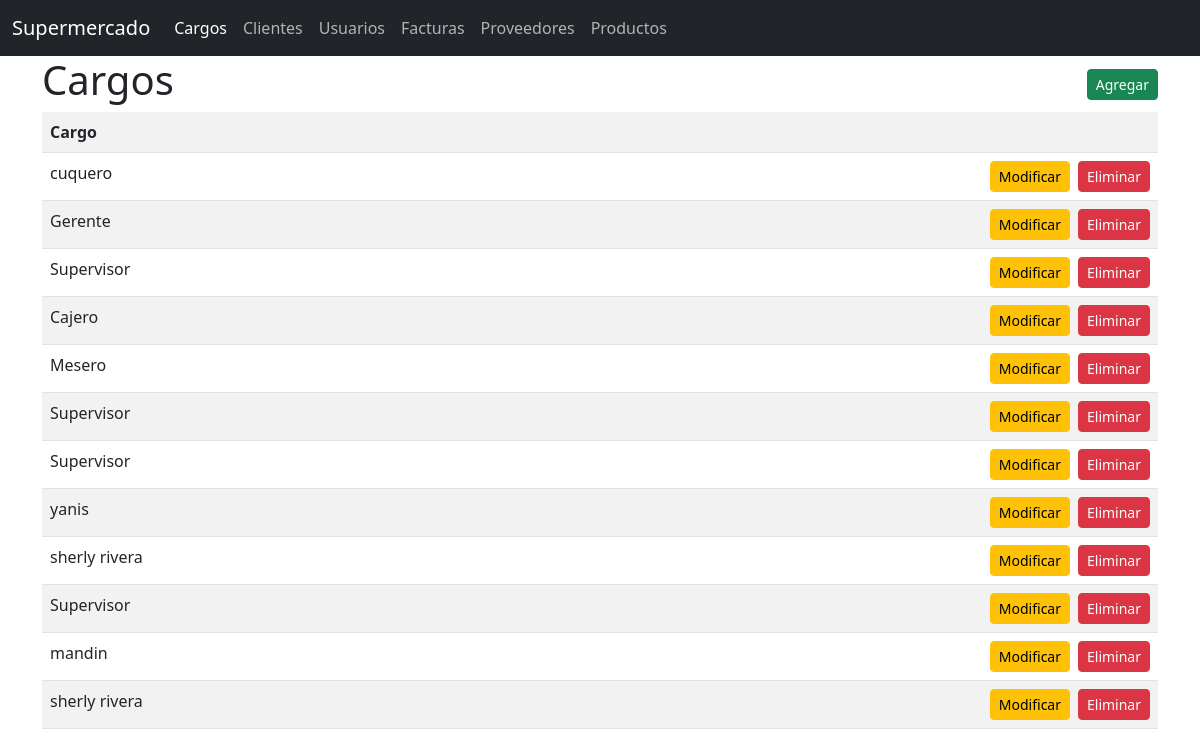
The page /general/cargos/ on the database its author committed.
### General/models.py (models this page shows)
class Cargo(models.Model):
    uuid =  models.UUIDField(primary_key=True, unique=True, default=uuid4)
    name = models.CharField(max_length=100)
    status =  models.BooleanField(default=True)
    createdAt = models.DateTimeField(auto_now_add=True)
    updatedAt = models.DateTimeField(auto_now=True)

### General/views.py (the view)
# urls.py: path('cargos/', ObtenerCargos.as_view(), name='listar_cargos'),
class ObtenerCargos(View):
    def get(self, request):
        cargos = Cargo.objects.all()
        return render(request, 'cargos/listar_cargos.html',{'cargos':cargos})

### General/templates/cargos/listar_cargos.html
{% extends 'base.html' %}
{% block body %}
    <div class="d-flex justify-content-between align-items-center">
        <h1>Cargos</h1>
        <a class="btn btn-success btn-sm" href="{% url 'agregar_cargos' %}">Agregar</a>
    </div>
    <table class="table table-striped ">
        <tr>
            <th>Cargo</th>
            <th></th>
        </tr>
        {% for cargo in cargos %}
        <tr>
            <td>{{cargo.name}}</td>
            <td>
                <div class="gap-2 d-flex justify-content-end">
                    <a href="{% url 'actualizar_cargo' cargo.uuid %}" class="btn btn-warning btn-sm">Modificar</a>
                    <a href="#" class="btn btn-danger btn-sm">Eliminar</a>
                </div>
            </td>
        </tr>
        {% endfor %}
    </table>
{% endblock %}

### General/templates/base.html (shortened to what this page needs)
{% load static  %}
<!DOCTYPE html>
<html lang="en">
<head>
    <link rel="stylesheet" href="/static/css/bootstrap.min.css">
</head>
<body>
    <nav class="navbar navbar-expand-lg  bg-dark" data-bs-theme="dark">
        <div class="container-fluid">
          <a class="navbar-brand" href="#">Supermercado</a>
          <div class="collapse navbar-collapse" id="navbarNav">
            <ul class="navbar-nav">
              <li class="nav-item">
                <a class="nav-link active" aria-current="page" href="{% url 'listar_cargos' %}">Cargos</a>
              </li>
              <li class="nav-item">
                <a class="nav-link" href="{% url 'listar_clientes' %}">Clientes</a>
              </li>
              <li class="nav-item">
                <a class="nav-link" href="{% url 'listar_usuarios' %}">Usuarios</a>
              </li>
              <li class="nav-item">
                <a class="nav-link" href="{% url 'listar_facturas' %}">Facturas</a>
              </li>
              <li class="nav-item">
                <a class="nav-link" href="{% url 'listar_proveedores' %}">Proveedores</a>
              </li>
              <li class="nav-item">
                <a class="nav-link" href="{% url 'listar_productos' %}">Productos</a>
              </li>
            </ul>
          </div>
        </div>
      </nav>
    <div class="container">
        {% block body %}
        {% endblock %}
    </div>
</body>
</html>

### rows shown on the page
Cargo: name "cuquero"
Cargo: name "Gerente"
Cargo: name "Supervisor"
Cargo: name "Cajero"
Cargo: name "Mesero"
Cargo: name "Supervisor"
Cargo: name "Supervisor"
Cargo: name "yanis"
Cargo: name "sherly rivera"
Cargo: name "Supervisor"
Cargo: name "mandin"
Cargo: name "sherly rivera"
